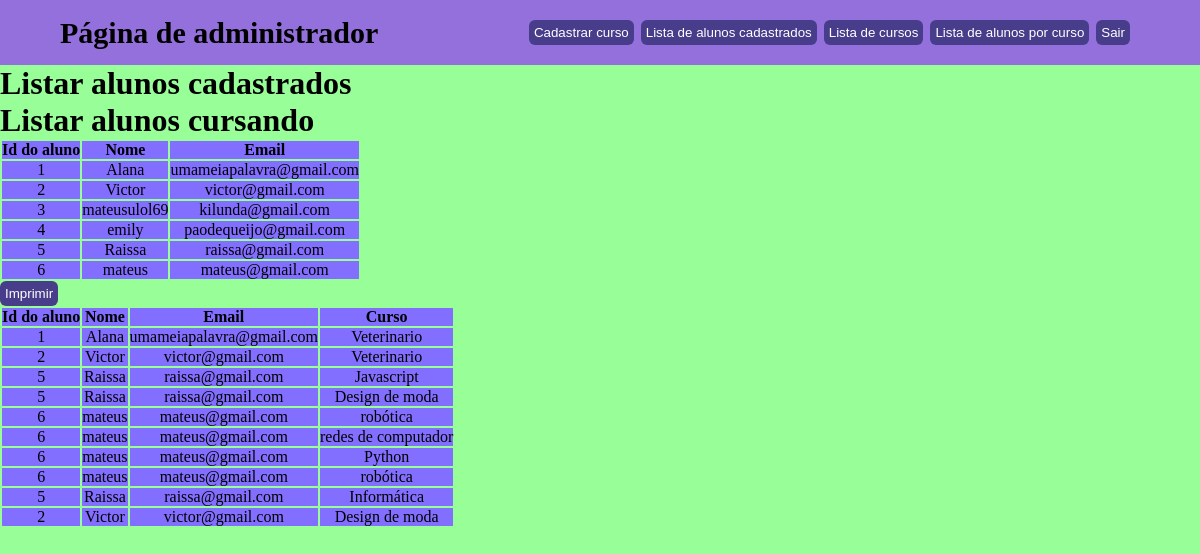
The page /listarAlunos.php on the database its author committed.
### tables this page shows
CREATE TABLE `aluno` (
  `id_aluno` int(8) NOT NULL,
  `nome` varchar(100) NOT NULL,
  `email` varchar(100) NOT NULL,
  `senha` varchar(50) NOT NULL
);

CREATE TABLE `cursos` (
  `id_curso` int(8) NOT NULL,
  `nome_curso` varchar(100) NOT NULL,
  `preco` decimal(11,2) NOT NULL,
  `vagas` int(10) NOT NULL
);

### listarAlunos.php (the view, shortened to what this page needs)
<html>
    <head>
<?php
require_once "php_action/db_connect.php";
?>
<div>
    <nav>
  <div class="logo">
     <a href="site1.php">Página de administrador</a>
  </div>
  <ul>
    <li><a href="cadastrar1.php"><button type="button" class="btn btn-success">Cadastrar curso</button></a>
    <li><a href="listarAlunos.php" > <button type="button">Lista de alunos cadastrados</button></a>
    <li><a href="listarCursos.php" > <button type="button">Lista de cursos</button></a>
    <li><a href="listaCurso.php" > <button type="button">Lista de alunos por curso</button></a>
    <li><a href="logout.php" > <button type="button">Sair</button></a>
  </ul>
</nav>
<h1>Listar alunos cadastrados</h1>
<table class = "table table-bordered">
<table class = "table table-bordered">
<thead>
<tr>
<th>Id do aluno</th>
<th>Nome</th>
<th>Email</th>
</tr>
    </div>
<?php
$sql = "SELECT * FROM aluno";
$result = $con -> query($sql);
if($result->num_rows > 0){
while($row = $result -> fetch_assoc()){
  echo "<tr>";
  echo "<td>".$row['id_aluno']."</td>";
  echo "<td>".$row['nome']."</td>";
  echo "<td>".$row['email']."</td>";
  echo "</tr>";
  }
  }else{
  echo "<tr><td colspan='5'><center>Sem Dados a
  apresentar</center></td></tr>";
}
?>
<h1>Listar alunos cursando</h1>
<table class = "table table-bordered">
<table class = "table table-bordered">
<thead>
<tr>
<th>Id do aluno</th>
<th>Nome</th>
<th>Email</th>
<th>Curso</th>
</tr>
<?php
$sql = "SELECT alu.id_aluno, alu.nome, cur.nome_curso, cur.preco, alu.email
from aluno as alu, cursos as cur, cursar as curs
where alu.id_aluno=curs.id_aluno and cur.id_curso=curs.id_curso";
$result = $con -> query($sql);
if($result->num_rows > 0){
while($row = $result -> fetch_assoc()){
  echo "<tr>";
  echo "<td>".$row['id_aluno']."</td>";
  echo "<td>".$row['nome']."</td>";
  echo "<td>".$row['email']."</td>";
  echo "<td>".$row['nome_curso']."</td>";
  echo "</tr>";
  }
  }else{
  echo "<tr><td colspan='5'><center>Sem Dados a
  apresentar</center></td></tr>";
}
?>
<button onclick = "window.print()">Imprimir </button>
</body>
</html>

### listarAlunos.php (style rules this page uses)
* { margin: 0; padding: 0; box-sizing: border-box; }
nav { background-color: #9370db; padding: 10px 60px; display: flex; justify-content: space-between; align-items: center; }
nav .logo a { text-decoration: none; color: black; font-size: 30px; font-weight: 600; }
nav ul { display: flex; align-items: center; list-style: none; padding: 10px; }
nav li { margin-left: 7px; }
div button { border-radius: 6px; background-color: #483D8B; color: white; padding: 5px; border: none; }
div table tr { background: #836FFF; border-color: black; color: black; border-radius: 4px; text-align: center; }
div table { border-color: black; }

### rows shown on the page
aluno: id_aluno "1", nome "Alana", email "umameiapalavra@gmail.com", cursos.nome_curso "Veterinario"
aluno: id_aluno "2", nome "Victor", email "victor@gmail.com", cursos.nome_curso "Veterinario", cursos.nome_curso "Design de moda"
aluno: id_aluno "3", nome "mateusulol69", email "kilunda@gmail.com"
aluno: id_aluno "4", nome "emily", email "paodequeijo@gmail.com"
aluno: id_aluno "5", nome "Raissa", email "raissa@gmail.com", cursos.nome_curso "Javascript", cursos.nome_curso "Design de moda", cursos.nome_curso "Informática"
aluno: id_aluno "6", nome "mateus", email "mateus@gmail.com", cursos.nome_curso "robótica", cursos.nome_curso "redes de computador", cursos.nome_curso "Python"
